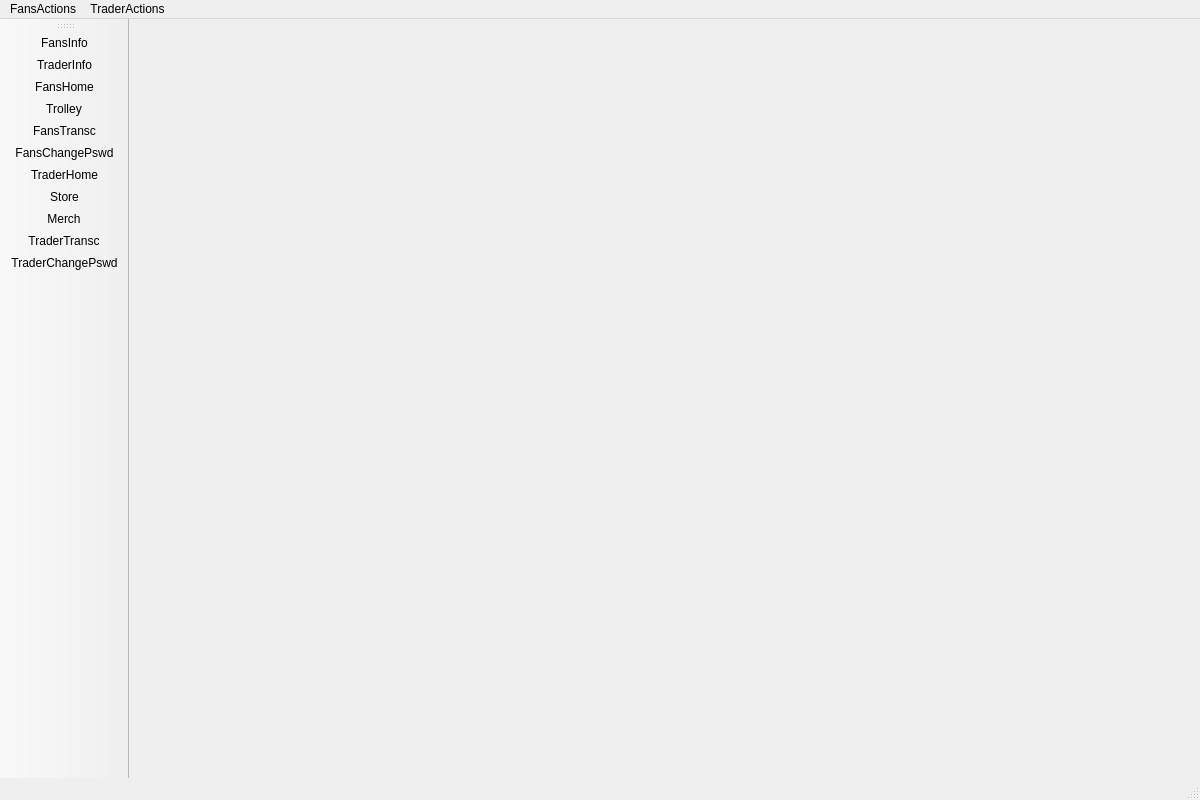
<?xml version="1.0" encoding="UTF-8"?>
<ui version="4.0">
 <class>SneakerTraClient</class>
 <widget class="QMainWindow" name="SneakerTraClient">
  <property name="geometry">
   <rect>
    <x>0</x>
    <y>0</y>
    <width>1200</width>
    <height>800</height>
   </rect>
  </property>
  <property name="sizePolicy">
   <sizepolicy hsizetype="Preferred" vsizetype="Preferred">
    <horstretch>120</horstretch>
    <verstretch>0</verstretch>
   </sizepolicy>
  </property>
  <property name="minimumSize">
   <size>
    <width>1200</width>
    <height>800</height>
   </size>
  </property>
  <property name="maximumSize">
   <size>
    <width>1210</width>
    <height>810</height>
   </size>
  </property>
  <property name="windowTitle">
   <string>SneakerTraClient</string>
  </property>
  <property name="iconSize">
   <size>
    <width>60</width>
    <height>60</height>
   </size>
  </property>
  <property name="toolButtonStyle">
   <enum>Qt::ToolButtonTextBesideIcon</enum>
  </property>
  <property name="animated">
   <bool>true</bool>
  </property>
  <widget class="QWidget" name="centralWidget">
   <layout class="QGridLayout" name="gridLayout">
    <item row="0" column="0">
     <widget class="QStackedWidget" name="stackedWidget">
      <property name="currentIndex">
       <number>0</number>
      </property>
      <widget class="QWidget" name="page_Login">
       <property name="styleSheet">
        <string notr="true">
/*background-image: url(:/images/back3.png);</string>
       </property>
       <layout class="QGridLayout" name="gridLayout_2">
        <item row="0" column="0">
         <widget class="CLoginForm" name="widget_Login" native="true">
          <property name="styleSheet">
           <string notr="true">
</string>
          </property>
         </widget>
        </item>
       </layout>
      </widget>
      <widget class="QWidget" name="page_FanInfo">
       <layout class="QGridLayout" name="gridLayout_3">
        <item row="0" column="0">
         <widget class="FansInfoForm" name="widget_FansInfo" native="true"/>
        </item>
       </layout>
      </widget>
      <widget class="QWidget" name="page_FansHome">
       <layout class="QGridLayout" name="gridLayout_4">
        <item row="0" column="0">
         <widget class="FansHomeForm" name="widget_FHome" native="true"/>
        </item>
       </layout>
      </widget>
      <widget class="QWidget" name="page_Trolley">
       <layout class="QGridLayout" name="gridLayout_5">
        <item row="0" column="0">
         <widget class="TrolleyForm" name="widget_Trolley" native="true"/>
        </item>
       </layout>
      </widget>
      <widget class="QWidget" name="page_FansTran">
       <layout class="QGridLayout" name="gridLayout_6">
        <item row="0" column="0">
         <widget class="FansTranscForm" name="widget_FTran" native="true"/>
        </item>
       </layout>
      </widget>
      <widget class="QWidget" name="page_FansChangPswd">
       <layout class="QGridLayout" name="gridLayout_7">
        <item row="0" column="0">
         <widget class="FansChangePswdForm" name="widget_FCPswd" native="true"/>
        </item>
       </layout>
      </widget>
      <widget class="QWidget" name="page_TraderInfo">
       <layout class="QGridLayout" name="gridLayout_8">
        <item row="0" column="0">
         <widget class="TraderInfoForm" name="widget_TraderInfo" native="true"/>
        </item>
       </layout>
      </widget>
      <widget class="QWidget" name="page_TraderHome">
       <layout class="QGridLayout" name="gridLayout_9">
        <item row="0" column="0">
         <widget class="TraderHomeForm" name="widget_THome" native="true"/>
        </item>
       </layout>
      </widget>
      <widget class="QWidget" name="page_Store">
       <layout class="QGridLayout" name="gridLayout_10">
        <item row="0" column="0">
         <widget class="StoreForm" name="widget_Store" native="true"/>
        </item>
       </layout>
      </widget>
      <widget class="QWidget" name="page_Merch">
       <layout class="QGridLayout" name="gridLayout_11">
        <item row="0" column="0">
         <widget class="MerchForm" name="widget_Merch" native="true"/>
        </item>
       </layout>
      </widget>
      <widget class="QWidget" name="page_TraderTran">
       <layout class="QGridLayout" name="gridLayout_12">
        <item row="0" column="0">
         <widget class="TraderTranscForm" name="widget_TTran" native="true"/>
        </item>
       </layout>
      </widget>
      <widget class="QWidget" name="page_TraderChangPswd">
       <layout class="QGridLayout" name="gridLayout_13">
        <item row="0" column="0">
         <widget class="TraderChangePswdForm" name="widget_TCPswd" native="true"/>
        </item>
       </layout>
      </widget>
     </widget>
    </item>
   </layout>
  </widget>
  <widget class="QMenuBar" name="menuBar">
   <property name="geometry">
    <rect>
     <x>0</x>
     <y>0</y>
     <width>1200</width>
     <height>26</height>
    </rect>
   </property>
   <widget class="QMenu" name="menuFansActions">
    <property name="title">
     <string>FansActions</string>
    </property>
    <addaction name="actionFansInfo"/>
    <addaction name="actionFansHome"/>
    <addaction name="actionTrolley"/>
    <addaction name="actionFansTranscation"/>
    <addaction name="actionFansChangPswd"/>
   </widget>
   <widget class="QMenu" name="menuTraderActions">
    <property name="title">
     <string>TraderActions</string>
    </property>
    <addaction name="actionTraderInfo"/>
    <addaction name="actionTraderHome"/>
    <addaction name="actionStore"/>
    <addaction name="actionMerch"/>
    <addaction name="actionTraderTransc"/>
    <addaction name="actionTraderChangePswd"/>
   </widget>
   <addaction name="menuFansActions"/>
   <addaction name="menuTraderActions"/>
  </widget>
  <widget class="QToolBar" name="mainToolBar">
   <property name="iconSize">
    <size>
     <width>60</width>
     <height>60</height>
    </size>
   </property>
   <property name="toolButtonStyle">
    <enum>Qt::ToolButtonTextUnderIcon</enum>
   </property>
   <attribute name="toolBarArea">
    <enum>LeftToolBarArea</enum>
   </attribute>
   <attribute name="toolBarBreak">
    <bool>false</bool>
   </attribute>
   <addaction name="actionFansInfo"/>
   <addaction name="actionTraderInfo"/>
   <addaction name="actionFansHome"/>
   <addaction name="actionTrolley"/>
   <addaction name="actionFansTranscation"/>
   <addaction name="actionFansChangPswd"/>
   <addaction name="actionTraderHome"/>
   <addaction name="actionStore"/>
   <addaction name="actionMerch"/>
   <addaction name="actionTraderTransc"/>
   <addaction name="actionTraderChangePswd"/>
  </widget>
  <widget class="QStatusBar" name="statusBar"/>
  <action name="actionFansInfo">
   <property name="icon">
    <iconset resource="icon.qrc">
     <normaloff>:/icons/icon_47.png</normaloff>:/icons/icon_47.png</iconset>
   </property>
   <property name="text">
    <string>FansInfo</string>
   </property>
  </action>
  <action name="actionTraderInfo">
   <property name="icon">
    <iconset resource="icon.qrc">
     <normaloff>:/icons/icon_04.png</normaloff>:/icons/icon_04.png</iconset>
   </property>
   <property name="text">
    <string>TraderInfo</string>
   </property>
  </action>
  <action name="actionFansHome">
   <property name="icon">
    <iconset resource="icon.qrc">
     <normaloff>:/icons/icon_64.png</normaloff>:/icons/icon_64.png</iconset>
   </property>
   <property name="text">
    <string>FansHome</string>
   </property>
  </action>
  <action name="actionTrolley">
   <property name="icon">
    <iconset resource="icon.qrc">
     <normaloff>:/icons/icon_57.png</normaloff>:/icons/icon_57.png</iconset>
   </property>
   <property name="text">
    <string>Trolley</string>
   </property>
  </action>
  <action name="actionFansTranscation">
   <property name="icon">
    <iconset resource="icon.qrc">
     <normaloff>:/icons/icon_22.png</normaloff>:/icons/icon_22.png</iconset>
   </property>
   <property name="text">
    <string>FansTransc</string>
   </property>
  </action>
  <action name="actionFansChangPswd">
   <property name="icon">
    <iconset resource="icon.qrc">
     <normaloff>:/icons/icon_21.png</normaloff>:/icons/icon_21.png</iconset>
   </property>
   <property name="text">
    <string>FansChangePswd</string>
   </property>
  </action>
  <action name="actionTraderHome">
   <property name="icon">
    <iconset resource="icon.qrc">
     <normaloff>:/icons/icon_66.png</normaloff>:/icons/icon_66.png</iconset>
   </property>
   <property name="text">
    <string>TraderHome</string>
   </property>
  </action>
  <action name="actionStore">
   <property name="icon">
    <iconset resource="icon.qrc">
     <normaloff>:/icons/icon_32.png</normaloff>:/icons/icon_32.png</iconset>
   </property>
   <property name="text">
    <string>Store</string>
   </property>
  </action>
  <action name="actionMerch">
   <property name="icon">
    <iconset resource="icon.qrc">
     <normaloff>:/icons/icon_61.png</normaloff>:/icons/icon_61.png</iconset>
   </property>
   <property name="text">
    <string>Merch</string>
   </property>
  </action>
  <action name="actionTraderTransc">
   <property name="icon">
    <iconset resource="icon.qrc">
     <normaloff>:/icons/icon_25.png</normaloff>:/icons/icon_25.png</iconset>
   </property>
   <property name="text">
    <string>TraderTransc</string>
   </property>
  </action>
  <action name="actionTraderChangePswd">
   <property name="icon">
    <iconset resource="icon.qrc">
     <normaloff>:/icons/icon_23.png</normaloff>:/icons/icon_23.png</iconset>
   </property>
   <property name="text">
    <string>TraderChangePswd</string>
   </property>
  </action>
 </widget>
 <layoutdefault spacing="6" margin="11"/>
 <customwidgets>
  <customwidget>
   <class>TraderChangePswdForm</class>
   <extends>QWidget</extends>
   <header>traderchangepswdform.h</header>
   <container>1</container>
  </customwidget>
  <customwidget>
   <class>TraderHomeForm</class>
   <extends>QWidget</extends>
   <header>traderhomeform.h</header>
   <container>1</container>
  </customwidget>
  <customwidget>
   <class>TraderInfoForm</class>
   <extends>QWidget</extends>
   <header>traderinfoform.h</header>
   <container>1</container>
  </customwidget>
  <customwidget>
   <class>FansChangePswdForm</class>
   <extends>QWidget</extends>
   <header>fanschangepswdform.h</header>
   <container>1</container>
  </customwidget>
  <customwidget>
   <class>FansHomeForm</class>
   <extends>QWidget</extends>
   <header>fanshomeform.h</header>
   <container>1</container>
  </customwidget>
  <customwidget>
   <class>FansInfoForm</class>
   <extends>QWidget</extends>
   <header>fansinfoform.h</header>
   <container>1</container>
  </customwidget>
  <customwidget>
   <class>FansTranscForm</class>
   <extends>QWidget</extends>
   <header>fanstranscform.h</header>
   <container>1</container>
  </customwidget>
  <customwidget>
   <class>CLoginForm</class>
   <extends>QWidget</extends>
   <header>cloginform.h</header>
   <container>1</container>
  </customwidget>
  <customwidget>
   <class>TraderTranscForm</class>
   <extends>QWidget</extends>
   <header>tradertranscform.h</header>
   <container>1</container>
  </customwidget>
  <customwidget>
   <class>StoreForm</class>
   <extends>QWidget</extends>
   <header>storeform.h</header>
   <container>1</container>
  </customwidget>
  <customwidget>
   <class>MerchForm</class>
   <extends>QWidget</extends>
   <header>merchform.h</header>
   <container>1</container>
  </customwidget>
  <customwidget>
   <class>TrolleyForm</class>
   <extends>QWidget</extends>
   <header>trolleyform.h</header>
   <container>1</container>
  </customwidget>
 </customwidgets>
 <resources>
  <include location="icon.qrc"/>
 </resources>
 <connections/>
</ui>
